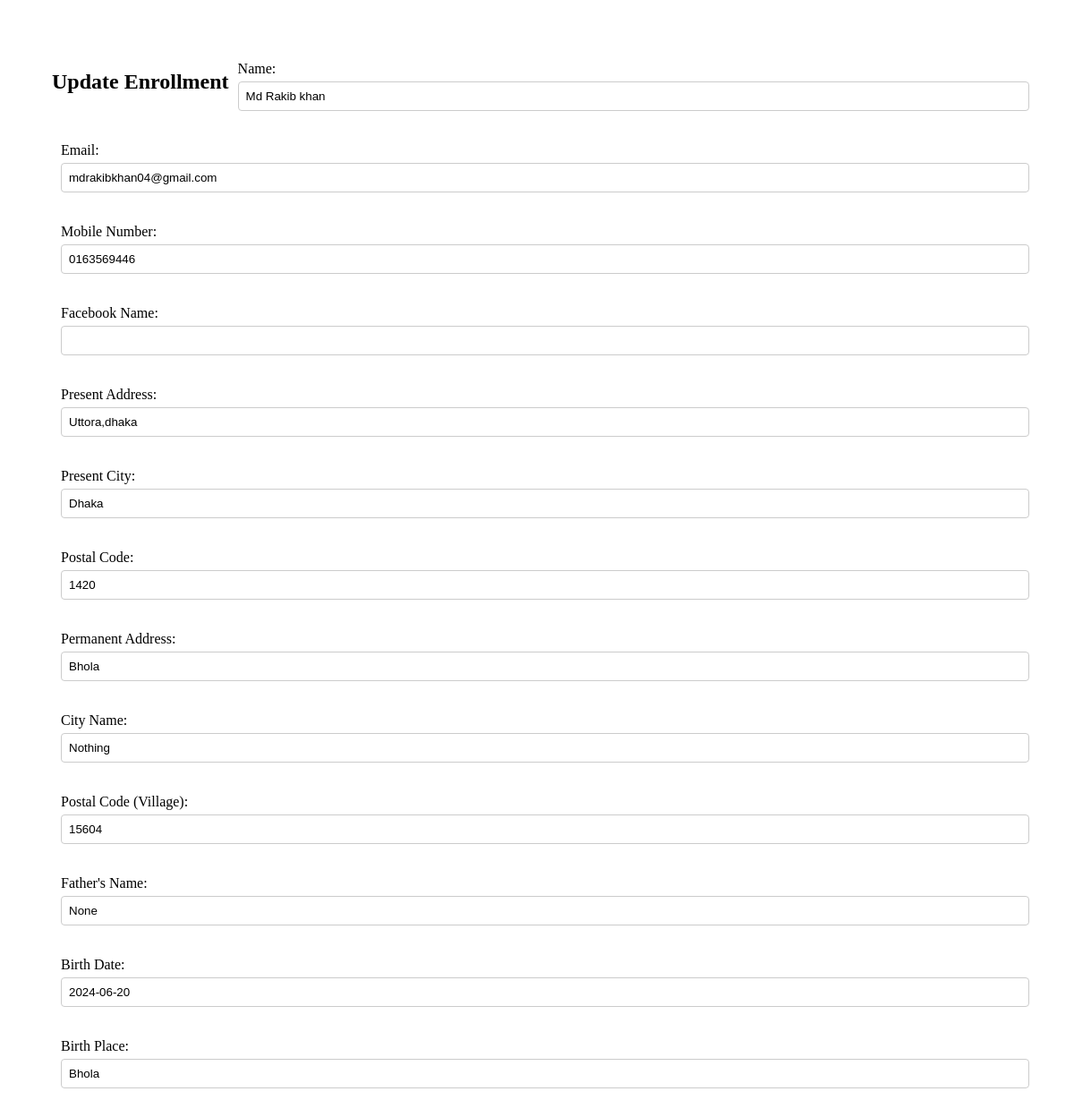
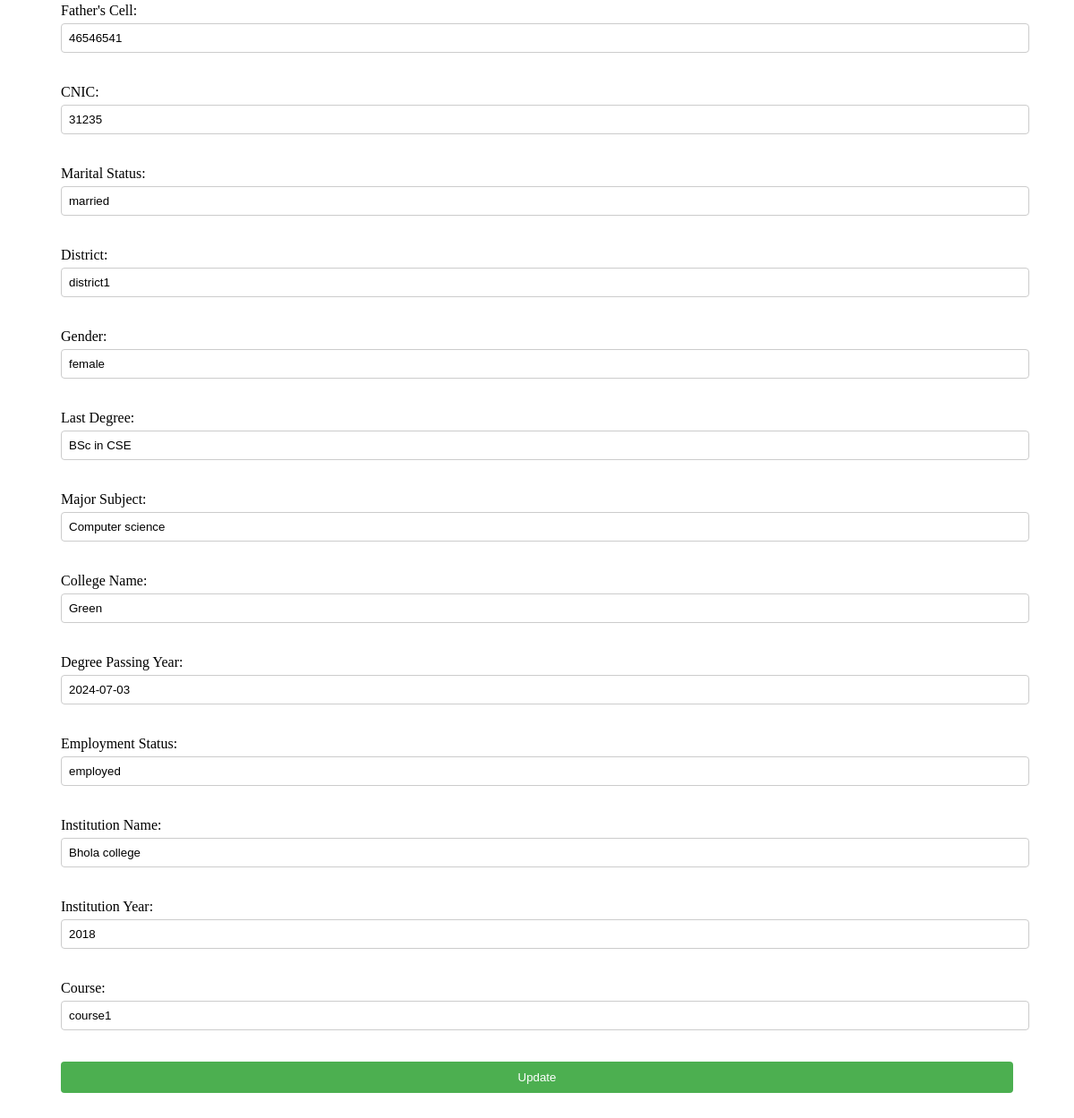
Page /update_enrollment.php?id=4 on the committed database (2 pictures, top to bottom).
### tables this page shows
CREATE TABLE `enrollments` (
  `id` int(11) NOT NULL,
  `student_name` varchar(100) DEFAULT NULL,
  `mobile_number` varchar(15) DEFAULT NULL,
  `email_address` varchar(100) DEFAULT NULL,
  `facebook_name` varchar(100) DEFAULT NULL,
  `present_address` varchar(255) DEFAULT NULL,
  `present_city` varchar(100) DEFAULT NULL,
  `postal_codeC` varchar(10) DEFAULT NULL,
  `permanent_address` varchar(255) DEFAULT NULL,
  `city_name` varchar(100) DEFAULT NULL,
  `postal_code` varchar(10) DEFAULT NULL,
  `father_name` varchar(100) DEFAULT NULL,
  `birth_date` date DEFAULT NULL,
  `birth_place` varchar(100) DEFAULT NULL,
  `father_cell` varchar(15) DEFAULT NULL,
  `cnic` varchar(15) DEFAULT NULL,
  `marital_status` varchar(10) DEFAULT NULL,
  `district` varchar(50) DEFAULT NULL,
  `gender` varchar(10) DEFAULT NULL,
  `last_degree` varchar(100) DEFAULT NULL,
  `major_subject` varchar(100) DEFAULT NULL,
  `college_name` varchar(255) DEFAULT NULL,
  `degree_passing_year` date DEFAULT NULL,
  `employment_status` varchar(20) DEFAULT NULL,
  `institution_name` varchar(255) DEFAULT NULL,
  `institution_year` varchar(10) DEFAULT NULL,
  `course` varchar(100) DEFAULT NULL
);

### update_enrollment.php (the view, shortened to what this page needs)
<?php
include 'db.php';
if (isset($_GET['id'])) {
    $id = $_GET['id'];
    $sql = "SELECT * FROM enrollments WHERE id = ?";
    $stmt = $conn->prepare($sql);
    $stmt->bind_param("i", $id);
    $stmt->execute();
    $result = $stmt->get_result();
    $row = $result->fetch_assoc();
}
?>
<!doctype html>
<html lang="en">
<head>
</head>
<body>
  <div class="form-container">
    <form action="update_enrollment.php?id=<?php echo $id; ?>" method="post">
      <h2>Update Enrollment</h2>
      <div class="form-group">
        <label for="name">Name:</label>
        <input type="text" id="name" name="name" value="<?php echo $row['student_name']; ?>" required>
      </div>
      <div class="form-group">
        <label for="email">Email:</label>
        <input type="email" id="email" name="email" value="<?php echo $row['email_address']; ?>" required>
      </div>
      <div class="form-group">
        <label for="number">Mobile Number:</label>
        <input type="text" id="number" name="number" value="<?php echo $row['mobile_number']; ?>" required>
      </div>
      <div class="form-group">
        <label for="facebook-name">Facebook Name:</label>
        <input type="text" id="facebook-name" name="facebook-name" value="<?php echo $row['facebook_name']; ?>" required>
      </div>
      <div class="form-group">
        <label for="present-address">Present Address:</label>
        <input type="text" id="present-address" name="present-address" value="<?php echo $row['present_address']; ?>" required>
      </div>
      <div class="form-group">
        <label for="present-city">Present City:</label>
        <input type="text" id="present-city" name="present-city" value="<?php echo $row['present_city']; ?>" required>
      </div>
      <div class="form-group">
        <label for="postal-codeC">Postal Code:</label>
        <input type="text" id="postal-codeC" name="postal-codeC" value="<?php echo $row['postal_codeC']; ?>" required>
      </div>
      <div class="form-group">
        <label for="permanent-address">Permanent Address:</label>
        <input type="text" id="permanent-address" name="permanent-address" value="<?php echo $row['permanent_address']; ?>" required>
      </div>
      <div class="form-group">
        <label for="city-name">City Name:</label>
        <input type="text" id="city-name" name="city-name" value="<?php echo $row['city_name']; ?>" required>
      </div>
      <div class="form-group">
        <label for="postal-code">Postal Code (Village):</label>
        <input type="text" id="postal-code" name="postal-code" value="<?php echo $row['postal_code']; ?>" required>
      </div>
      <div class="form-group">
        <label for="father">Father's Name:</label>
        <input type="text" id="father" name="father" value="<?php echo $row['father_name']; ?>" required>
      </div>
      <div class="form-group">
        <label for="birth-date">Birth Date:</label>
        <input type="text" id="birth-date" name="birth-date" value="<?php echo $row['birth_date']; ?>" required>
      </div>
      <div class="form-group">
        <label for="birth-place">Birth Place:</label>
        <input type="text" id="birth-place" name="birth-place" value="<?php echo $row['birth_place']; ?>" required>
      </div>
      <div class="form-group">
        <label for="father-cell">Father's Cell:</label>
        <input type="text" id="father-cell" name="father-cell" value="<?php echo $row['father_cell']; ?>" required>
      </div>
      <div class="form-group">
        <label for="cnic">CNIC:</label>
        <input type="text" id="cnic" name="cnic" value="<?php echo $row['cnic']; ?>" required>
      </div>
      <div class="form-group">
        <label for="status">Marital Status:</label>
        <input type="text" id="status" name="status" value="<?php echo $row['marital_status']; ?>" required>
      </div>
      <div class="form-group">
        <label for="district">District:</label>
        <input type="text" id="district" name="district" value="<?php echo $row['district']; ?>" required>
      </div>
      <div class="form-group">
        <label for="gender">Gender:</label>
        <input type="text" id="gender" name="gender" value="<?php echo $row['gender']; ?>" required>
      </div>
      <div class="form-group">
        <label for="degree">Last Degree:</label>
        <input type="text" id="degree" name="degree" value="<?php echo $row['last_degree']; ?>" required>
      </div>
      <div class="form-group">
        <label for="major-subject">Major Subject:</label>
        <input type="text" id="major-subject" name="major-subject" value="<?php echo $row['major_subject']; ?>" required>
      </div>
      <div class="form-group">
        <label for="college-name">College Name:</label>
        <input type="text" id="college-name" name="college-name" value="<?php echo $row['college_name']; ?>" required>
      </div>
      <div class="form-group">
        <label for="degree-passing-date">Degree Passing Year:</label>
        <input type="text" id="degree-passing-date" name="degree-passing-date" value="<?php echo $row['degree_passing_year']; ?>" required>
      </div>
      <div class="form-group">
        <label for="employment-status">Employment Status:</label>
        <input type="text" id="employment-status" name="employment-status" value="<?php echo $row['employment_status']; ?>" required>
      </div>
      <div class="form-group">
        <label for="institution-name">Institution Name:</label>
        <input type="text" id="institution-name" name="institution-name" value="<?php echo $row['institution_name']; ?>" required>
      </div>
      <div class="form-group">
        <label for="institution-year">Institution Year:</label>
        <input type="text" id="institution-year" name="institution-year" value="<?php echo $row['institution_year']; ?>" required>
      </div>
      <div class="form-group">
        <label for="course">Course:</label>
        <input type="text" id="course" name="course" value="<?php echo $row['course']; ?>" required>
      </div>
      <div class="form-group" style="flex: 1 1 100%; text-align: center;">
        <input type="submit" class="btn" value="Update">
      </div>
    </form>
  </div>
</body>
</html>

### update_enrollment.php (style rules this page uses)
.form-container { display: flex; flex-wrap: wrap; justify-content: center; padding: 50px; }
.form-container form { display: flex; flex-wrap: wrap; width: 100%; }
.form-container .form-group { flex: 1 1 50%; padding: 10px; }
label { display: block; margin-bottom: 5px; }
input[type="text"], input[type="email"], input[type="number"] { width: 100%; padding: 8px; margin-bottom: 15px; border: 1px solid #ccc; border-radius: 4px; }
.btn { display: block; width: 100%; padding: 10px; background-color: #4CAF50; color: white; border: none; border-radius: 4px; cursor: pointer; text-align: center; }

### rows in the picture
enrollments: name "Md Rakib khan", email "mdrakibkhan04@gmail.com", number "0163569446", present-address "Uttora,dhaka", present-city "Dhaka", postal-codeC "1420", permanent-address "Bhola", city-name "Nothing", postal-code "15604", father "None", birth-date "2024-06-20", birth-place "Bhola", father-cell "46546541", cnic "31235", status "married", district "district1", gender "female", degree "BSc in CSE", major-subject "Computer science", college-name "Green", degree-passing-date "2024-07-03", employment-status "employed", institution-name "Bhola college", institution-year "2018", course "course1"
